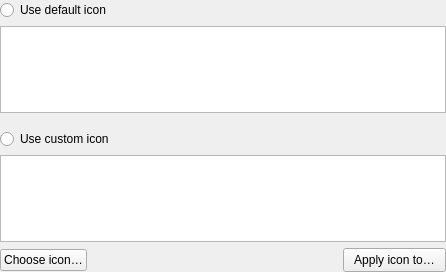
<?xml version="1.0" encoding="UTF-8"?>
<ui version="4.0">
 <class>EditWidgetIcons</class>
 <widget class="QWidget" name="EditWidgetIcons">
  <property name="geometry">
   <rect>
    <x>0</x>
    <y>0</y>
    <width>446</width>
    <height>272</height>
   </rect>
  </property>
  <layout class="QVBoxLayout" name="verticalLayout">
   <property name="leftMargin">
    <number>0</number>
   </property>
   <property name="topMargin">
    <number>0</number>
   </property>
   <property name="rightMargin">
    <number>0</number>
   </property>
   <property name="bottomMargin">
    <number>0</number>
   </property>
   <item>
    <widget class="QRadioButton" name="defaultIconsRadio">
     <property name="text">
      <string>Use default icon</string>
     </property>
    </widget>
   </item>
   <item>
    <widget class="QListView" name="defaultIconsView">
     <property name="editTriggers">
      <set>QAbstractItemView::EditTrigger::NoEditTriggers</set>
     </property>
     <property name="movement">
      <enum>QListView::Movement::Static</enum>
     </property>
     <property name="flow">
      <enum>QListView::Flow::LeftToRight</enum>
     </property>
     <property name="isWrapping" stdset="0">
      <bool>true</bool>
     </property>
     <property name="resizeMode">
      <enum>QListView::ResizeMode::Adjust</enum>
     </property>
     <property name="spacing">
      <number>4</number>
     </property>
     <property name="viewMode">
      <enum>QListView::ViewMode::ListMode</enum>
     </property>
    </widget>
   </item>
   <item>
    <spacer name="verticalSpacer">
     <property name="orientation">
      <enum>Qt::Orientation::Vertical</enum>
     </property>
     <property name="sizeType">
      <enum>QSizePolicy::Policy::Fixed</enum>
     </property>
     <property name="sizeHint" stdset="0">
      <size>
       <width>20</width>
       <height>10</height>
      </size>
     </property>
    </spacer>
   </item>
   <item>
    <widget class="QRadioButton" name="customIconsRadio">
     <property name="text">
      <string>Use custom icon</string>
     </property>
    </widget>
   </item>
   <item>
    <widget class="QListView" name="customIconsView">
     <property name="editTriggers">
      <set>QAbstractItemView::EditTrigger::NoEditTriggers</set>
     </property>
     <property name="movement">
      <enum>QListView::Movement::Static</enum>
     </property>
     <property name="flow">
      <enum>QListView::Flow::LeftToRight</enum>
     </property>
     <property name="isWrapping" stdset="0">
      <bool>true</bool>
     </property>
     <property name="resizeMode">
      <enum>QListView::ResizeMode::Adjust</enum>
     </property>
     <property name="spacing">
      <number>4</number>
     </property>
     <property name="viewMode">
      <enum>QListView::ViewMode::ListMode</enum>
     </property>
    </widget>
   </item>
   <item>
    <layout class="QHBoxLayout" name="applyToChildrenHorizontalLayout" stretch="0,0,0">
     <item>
      <widget class="QPushButton" name="addButton">
       <property name="text">
        <string>Choose icon…</string>
       </property>
      </widget>
     </item>
     <item>
      <spacer name="horizontalSpacer">
       <property name="orientation">
        <enum>Qt::Orientation::Horizontal</enum>
       </property>
       <property name="sizeHint" stdset="0">
        <size>
         <width>0</width>
         <height>0</height>
        </size>
       </property>
      </spacer>
     </item>
     <item>
      <widget class="QPushButton" name="applyIconToPushButton">
       <property name="sizePolicy">
        <sizepolicy hsizetype="Minimum" vsizetype="Fixed">
         <horstretch>0</horstretch>
         <verstretch>0</verstretch>
        </sizepolicy>
       </property>
       <property name="toolTip">
        <string>Apply selected icon to subgroups and entries</string>
       </property>
       <property name="accessibleName">
        <string>Apply selected icon to subgroups and entries</string>
       </property>
       <property name="styleSheet">
        <string notr="true">padding: 4px 10px</string>
       </property>
       <property name="text">
        <string>Apply icon to…</string>
       </property>
      </widget>
     </item>
    </layout>
   </item>
  </layout>
 </widget>
 <tabstops>
  <tabstop>defaultIconsRadio</tabstop>
  <tabstop>defaultIconsView</tabstop>
  <tabstop>customIconsRadio</tabstop>
  <tabstop>customIconsView</tabstop>
  <tabstop>applyIconToPushButton</tabstop>
 </tabstops>
 <resources/>
 <connections/>
</ui>
